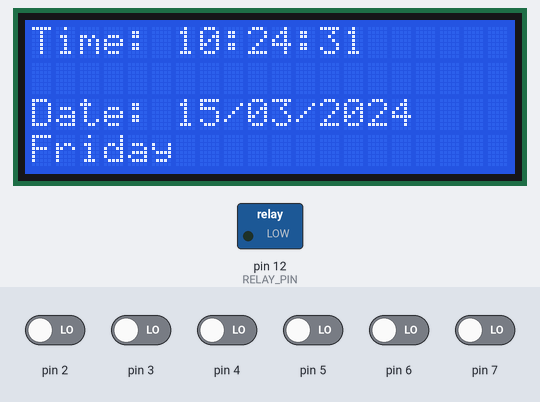
The sketch below on a simulated Arduino Uno, built with avr-gcc and run on an emulated ATmega328P. On the bench: 20×4 character LCD, switched loads named in the sketch (green lamp = pin HIGH). The inputs (shaded band) are chosen by the test bench; at power-on: pin 2–7 LOW. The local clock reads 2024-03-15 10:24:30 at power-on unless the sketch sets it.

Above: at 1.2 s.
1.3 s: pin 5 driven HIGH
At 3.8 s:
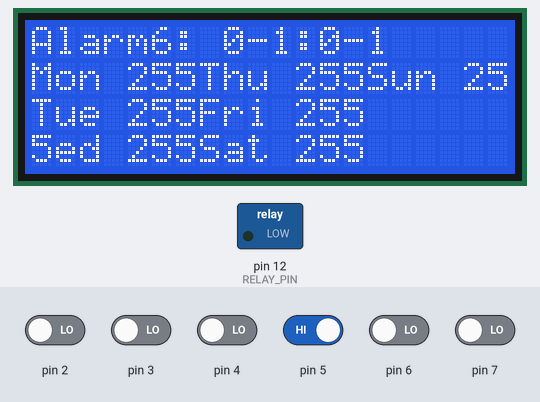
4.1 s: pin 6 driven HIGH
At 5.0 s:
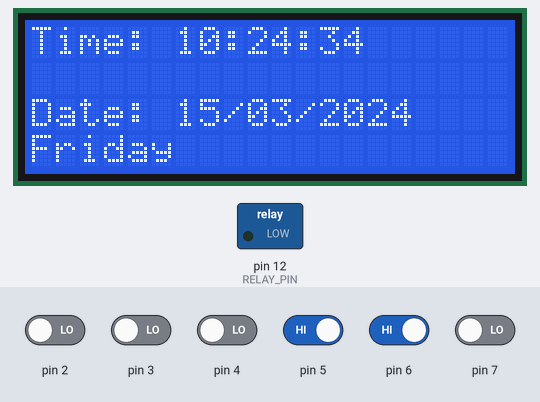
6.7 s: pin 7 driven HIGH
At 7.7 s:
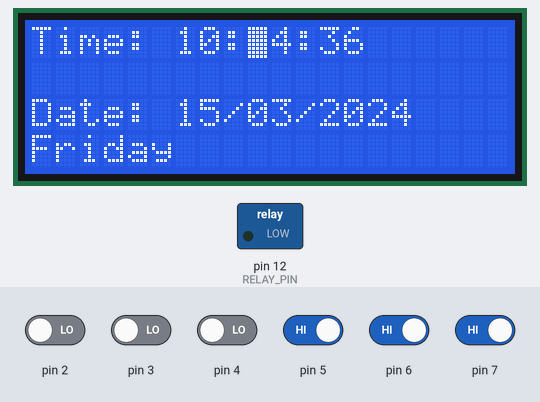
9.4 s: pin 5 driven LOW
At 9.87 s:
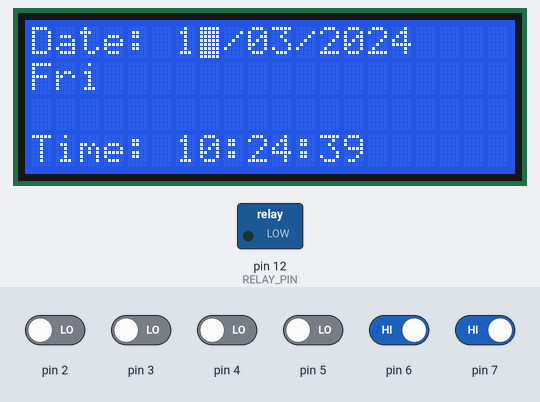
12.4 s: pin 2 driven HIGH
At 13.18 s:
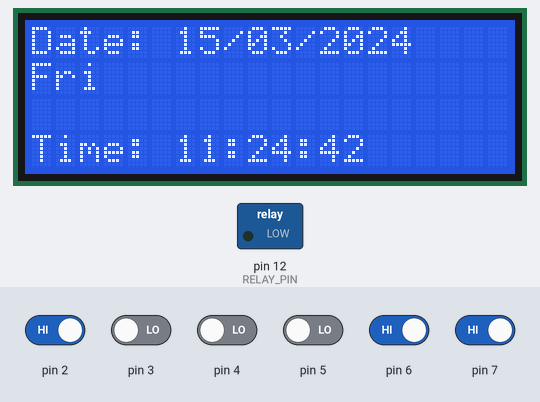
14.8 s: pin 3 driven HIGH
At 16.02 s:
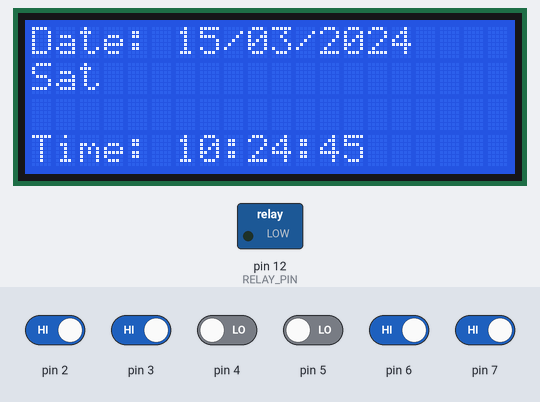

Measured:
- after the input at 1.3 s, the display: first changes after 0.29 s (image 1 shows a later state)
- after the input at 4.1 s, the display: changes after 0.29 s (image 2)
- after the input at 9.4 s, the display: first differs from a run without the input after 0.26 s (image 4)
- what the display in image 2 shows lasts 0.8 s, from 4.4 s to 5.2 s
- what the display in image 3 shows lasts 0.6 s, from 7.3 s to 7.9 s
- what the display in image 4 shows lasts 0.4 s, from 9.7 s to 10.1 s

The sketch:

AlarmTimer.ino
```cpp
/*
 * RTC and LCD are connected via i2c using pins A5(pin28) and A4(pin27) as
 * SCL and SDA respectively
 * PushButtons are on Arduino DigitalPins 2,3,4,5,6,7 i.e ATMEGA pins 4,5,6,11,12,13
 * LED is on Arduino digitalpin 12 or pin18 on ATMEGA
 * The LED is used to immitate a relay
 *
 *
 *
 *
 *
 *
 *
 *
 * NOTE: Manual Alarm will be made available by an interrupt.
 */

#include <Wire.h>
#include <LiquidCrystal_I2C.h>
#include <DS3231.h>
#include <EEPROM.h>


#define RELAY_PIN 12
#define LEFT      3
#define RIGHT     4
#define UP        2
#define DOWN      5
#define SELECT    7
#define BACK      6


#define NUM_ALARMS      6
#define NUM_PAGES      7

// Init the DS3231 using the hardware interface
DS3231  rtc(SDA, SCL);
LiquidCrystal_I2C lcd(0x27, 20, 4);

String alarmsMenu[] = {"Current Time", "Alarm1", "Alarm2", "Alarm3", "Alarm4", "Alarm5", "Alarm6"}; // First item is for current Time

int alarmsTime[NUM_ALARMS][2] = {0};   // {HH,MM}
bool daysConfig[NUM_ALARMS][7] = {0};  // all seven days initialise as off.


String daysLong[]  = {"Mon ", "Tue ", "Wed ", "Thur", "Fri ", "Sat ", "Sun "};

int currentPage = 0;
int prevPage = 0;
int horizontalPosition = 0;
int verticalPosition = 0;
int currentLevel = 0; // 0-scroll, 1-edit

String prevDate = "";

// Contro ringing
bool isRing = false;
int ringInterval = 2000; // 2s
int ringNumber = 3;  //ring 3 times
int lastActiveAlarmDate = 0;
int lastActiveAlarmMins = 0;
int lastActiveAlarmHour = 0;
int lastActiveAlarm = 0;
long long startAlarmTime = 0;
bool pauseAlarm = true;
int elapsedRings = 0;
int testDay = 0;


void setup()
{
  lcd.init();
  lcd.backlight();
  rtc.begin();
  pinMode(RELAY_PIN, OUTPUT);
  Serial.begin(9600);
  //Uncomment to initialize for first time, then re-appload
  //saveToEEPROM();


  //Read larms config from eeprom
  int eeAddress = 0;
  EEPROM.get(eeAddress, alarmsTime);
  eeAddress += sizeof(alarmsTime);
  EEPROM.get(eeAddress, daysConfig);
}

//////////////////////////////////   LOOP    ////////////////////////////////////////////////////////

void loop () {

    //Scrolling alarms and allow entering settings
    if(readButtonState(UP)){
      if(currentPage > 0)
        currentPage--;
    }

    if(readButtonState(DOWN)){
          if(currentPage < (NUM_PAGES-1))
            currentPage++;
    }

    if(readButtonState(SELECT)){
        if(currentPage == 0){  // Enter time and date settings
          settingTime();
        }
        else{
          settingAlarms();
        }
    }

    if(readButtonState(BACK)){
      currentPage = 0;
    }

    displayScreen();

    // Check for alarms
    Time now = rtc.getTime();
    int h = now.hour ;
    int m = now.min;
    int d = now.date;  // to help disable alarm
    int Month = now.mon;
    for(int i=0; i<NUM_ALARMS; i++){
       if(h==alarmsTime[i][0] && m==alarmsTime[i][1]){ // alarm time matches, proceed with other checks
          if(daysConfig[i][getDayIndex(rtc.getDOWStr())-1]==true){  // Match day
            /*
             *  int lastActiveAlarmDate = 0;
                int lastActiveAlarmHour = 0
                int lastActiveAlarm = 0;
            */
            if((lastActiveAlarmDate != d)||(lastActiveAlarmHour!=h)||(lastActiveAlarm!=i)||(lastActiveAlarmMins!=m)){  // alarms has not yet rang today
              Serial.println(F("Activated alarm"));
              isRing = true;
              lastActiveAlarmDate = d;  // Alarm done for today
              lastActiveAlarmHour = h;
              lastActiveAlarm =i;
              lastActiveAlarmMins = m;
              startAlarmTime = millis();
              pauseAlarm = false;
              Serial.print(F("Started"));
            }
          }
       }
    }

    if(isRing){
      if((millis() - startAlarmTime) > ringInterval){
        startAlarmTime = millis();  // reset interval
        if(!pauseAlarm)elapsedRings++;
        pauseAlarm = !pauseAlarm;
        if(elapsedRings >= ringNumber)
        {
          isRing = false;
          pauseAlarm = true;
          elapsedRings = 0;
        }
      }
    }

    if(!pauseAlarm){
      digitalWrite(RELAY_PIN, 1);
    }
    else{
      digitalWrite(RELAY_PIN, 0);
    }


}


///////////////////////////////////////////   END LOOP /////////////////////////////////////////////////


void displayTime(){
    Time now = rtc.getTime();
    int h = now.hour ;
    int m = now.min;
    int s = now.sec;
    int d = now.date;
    int Month = now.mon;
    int y = now.year;
    lcd.setCursor(0,0);
    showTime(h, m, s);
    if((prevDate != rtc.getDateStr())||(prevPage != currentPage)){
      lcd.setCursor(0,2);
      showDate(d, Month,y);
      lcd.setCursor(0,3);
      lcd.print(rtc.getDOWStr());
      prevDate = rtc.getDateStr();
    }

}


void displayScreen(){
  if(currentPage == 0){
    if(prevPage) lcd.clear();  // clear screen if you are from other pages
      displayTime();
  }
  else{
    if(!prevPage) lcd.clear();  // clear page each you are from home page. alot of data defers

    if(prevPage != currentPage){
      displayAlarmData();
    }
  }

  prevPage = currentPage;
}

bool readButtonState(int buttonPin){
  if(digitalRead(buttonPin)){
    delay(199); // tuned delay to avoid multiple run of button
    return true;
  }
  return false;
}

void displayAlarmData(){
  int alarmIndex = currentPage-1;
  lcd.setCursor(0,0);
  lcd.print(alarmsMenu[currentPage]);
  lcd.print(": "+prependZero(alarmsTime[alarmIndex][0])+":" + prependZero(alarmsTime[alarmIndex][1]));
  lcd.setCursor(0,1);
  lcd.print(F("Mon "));  lcd.print(daysConfig[alarmIndex][0]);
  lcd.setCursor(0,2);
  lcd.print(F("Tue "));  lcd.print(daysConfig[alarmIndex][1]);
  lcd.setCursor(0,3);
  lcd.print(F("Wed "));  lcd.print(daysConfig[alarmIndex][2]);
  // new column
  lcd.setCursor(7,1);
  lcd.print(F("Thu "));  lcd.print(daysConfig[alarmIndex][3]);
  lcd.setCursor(7,2);
  lcd.print(F("Fri "));  lcd.print(daysConfig[alarmIndex][4]);
  lcd.setCursor(7,3);
  lcd.print(F("Sat "));  lcd.print(daysConfig[alarmIndex][5]);
  //Last column
  lcd.setCursor(14,1);
  lcd.print(F("Sun "));  lcd.print(daysConfig[alarmIndex][6]);

}

String prependZero(int val){
  if (val < 10)
    return String("0")+String(val);

  return String(val);
}


void settingTime(){
    Time now = rtc.getTime();
    int h = now.hour ;
    int mins = now.min;
    int s = now.sec;
    int d = now.date;
    int mon = now.mon;
    int y = now.year;
    int dayOfWeekIndex = getDayIndex(rtc.getDOWStr());
    lcd.clear();
    lcd.setCursor(0,0);
    showDate(d, mon, y);
    lcd.setCursor(0,3);
    showTime(h, mins, s);
    lcd.setCursor(0,1);
    lcd.print(daysLong[dayOfWeekIndex-1]);
    lcd.setCursor(7,0);
    lcd.blink();
    bool settingMode = true;
    bool btnPressed = false;

    int setting = 1; // 1-day, 2-month, 3-year, 4-day of week 5-hour, 6-min, 7-seconds

    while(settingMode){
      // readbuttons to determine action
      bool left = readButtonState(LEFT);
      bool right = readButtonState(RIGHT);
      bool up = readButtonState(UP);
      bool down = readButtonState(DOWN);
      bool select = readButtonState(SELECT);
      bool back = readButtonState(BACK);

      if(back){  //cancel settings
        settingMode = false;
        prevPage = -1;   // enable refreshing screen
        currentPage = 0;
        lcd.noBlink();
      }

      if(select){  //select settings
        if(setting >4){  // already in time settings. Save settings and quit
          rtc.setDOW(dayOfWeekIndex);     // Set Day-of-Week to SUNDAY
          rtc.setTime(h, mins, s);     // Set the time to 12:00:00 (24hr format)
          rtc.setDate(d, mon, y);   // Set the date to January 1st, 2014

          settingMode = false;
          prevPage = -1;   // enable refreshing screen
          currentPage = 0;
          lcd.noBlink();
        }
        else {// jump from date setting to time setting
          setting = 5;
          btnPressed = true;
        }

      }

      if(left){
        if(setting > 1) // move backward
          setting--;
        btnPressed = true;
      }

      if(right){
        if(setting < 7) // move forward
          setting++;
        btnPressed = true;
      }

      if(up){   // Increment current value
        switch(setting){
          case 1:
            if((mon==1 || mon==3 || mon==5 || mon==7 || mon==8 || mon==10 || mon== 12)&& d < 31)  // months with 31 days
              d++;
            if((mon==4 || mon==6 || mon==9 || mon==11)&& d < 30)  // months with 30 days
              d++;
            if((mon==2) && d < 29){  // leap years are not considered. user must be careful when setting this
              d++;
            }
            break;
          case 2:
            if(mon<12)
              mon++;
            break;
          case 3:
            y++;
            break;
          case 4:
            if(dayOfWeekIndex < 7)
              dayOfWeekIndex++;
            break;
          case 5:
            h++;
            if(h==24) h=0; // reset to 0 after 23
            break;
          case 6:
            mins++;
            if(mins == 60)mins=0;
            break;
          case 7:
            s++;
            if(s == 60)s=0;
            break;
        }
        btnPressed = true;
      }

      if(down){   // Decrement current value
        switch(setting){
          case 1:
            if(d>1)d--;
            break;
          case 2:
            if(mon>1)mon--;
            break;
          case 3:
            if(y>1)y--;
            break;
          case 4:
            if(dayOfWeekIndex>1)dayOfWeekIndex--;
            break;
          case 5:
            if(h>0)h--;
            break;
          case 6:
            if(mins>0)mins--;
            break;
          case 7:
            if(s>0)s--;
            break;
        }
        btnPressed = true;
      }

      if(btnPressed){
        lcd.setCursor(0,0);
        showDate(d, mon, y);
        lcd.setCursor(0,3);
        showTime(h, mins, s);
        lcd.setCursor(7,0);
        switch(setting){
          case 1:
            lcd.setCursor(7,0);
            break;
          case 2:
            lcd.setCursor(10,0);
            break;
          case 3:
            lcd.setCursor(15,0);
            break;
          case 4:
            lcd.setCursor(0,1);
            lcd.print(daysLong[dayOfWeekIndex-1]);
            break;
          case 5:
            lcd.setCursor(7,3);
            break;
          case 6:
            lcd.setCursor(10,3);
            break;
          case 7:
            lcd.setCursor(13,3);
            break;

        }
        btnPressed = false;
      }
    }

}

void showDate(int d, int m, int y){
      lcd.print(F("Date: "));
      lcd.print(prependZero(d));
      lcd.print('/');
      lcd.print(prependZero(m));
      lcd.print('/');
      lcd.print(y);
}

void showTime(int h, int m, int s){
  lcd.print(F("Time: "));
    lcd.print(prependZero(h));
    lcd.print(':');
    lcd.print(prependZero(m));
    lcd.print(':');
    lcd.print(prependZero(s));
}

//String daysLong[]  = {"Monday", "Tuesday", "Wednesday", "Thursday", "Friday", "Saturday", "Sunday"};
int getDayIndex(String dayStr){
  if(dayStr == "Monday")
    return 1;
  if(dayStr == "Tuesday")
    return 2;
  if(dayStr == "Wednesday")
    return 3;
  if(dayStr == "Thursday")
    return 4;
  if(dayStr == "Friday")
    return 5;
  if(dayStr == "Saturday")
    return 6;
  if(dayStr == "Sunday")
    return 7;

}


void settingAlarms(){

  int alarmIndex = currentPage-1;

  bool settingMode = true;
  bool btnPressed = false;

  int setting = 1; // 1-hour, 2-min, 3-mon, 4-tue  5-wed, 6-thur, 7-fri, 8-sat, 9-san

  lcd.blink();
  lcd.setCursor(9,0);
  while(settingMode){
    // readbuttons to determine action
    bool left = readButtonState(LEFT);
    bool right = readButtonState(RIGHT);
    bool up = readButtonState(UP);
    bool down = readButtonState(DOWN);
    bool select = readButtonState(SELECT);
    bool back = readButtonState(BACK);

    if(back){
      prevPage++;
      lcd.noBlink();
      settingMode = false;
    }

    if(select){
      if(setting < 3){ // go set days
        setting = 3;
        btnPressed = true;
      }
      else{ //Already setting days, finish
        // Save data to EEPROM
        saveToEEPROM();
        prevPage++;
        lcd.noBlink();
        settingMode = false;
      }


    }

    if(up){
        switch(setting){
          case 1:
            alarmsTime[alarmIndex][0]++;
            if(alarmsTime[alarmIndex][0]==24) alarmsTime[alarmIndex][0]=0; // reset to 0 after 23
            break;
          case 2:
            alarmsTime[alarmIndex][1]++;
            if(alarmsTime[alarmIndex][1] == 60)alarmsTime[alarmIndex][1]=0;
            break;
          case 3:
            daysConfig[alarmIndex][0] = !daysConfig[alarmIndex][0]; // change values between 1 and 0
            break;
          case 4:
            daysConfig[alarmIndex][1] = !daysConfig[alarmIndex][1];
            break;
          case 5:
            daysConfig[alarmIndex][2] = !daysConfig[alarmIndex][2];
            break;
          case 6:
            daysConfig[alarmIndex][3] = !daysConfig[alarmIndex][3];
            break;
          case 7:
            daysConfig[alarmIndex][4] = !daysConfig[alarmIndex][4];
            break;
          case 8:
            daysConfig[alarmIndex][5] = !daysConfig[alarmIndex][5];
            break;
          case 9:
            daysConfig[alarmIndex][6] = !daysConfig[alarmIndex][6];
            break;
        }
        btnPressed = true;
    }

    if(down){
        switch(setting){
          case 1:
            if(alarmsTime[alarmIndex][0]>0)alarmsTime[alarmIndex][0]--;
            break;
          case 2:
            if(alarmsTime[alarmIndex][1]>0)alarmsTime[alarmIndex][1]--;
            break;
          case 3:
            daysConfig[alarmIndex][0] = !daysConfig[alarmIndex][0]; // change values between 1 and 0
            break;
          case 4:
            daysConfig[alarmIndex][1] = !daysConfig[alarmIndex][1];
            break;
          case 5:
            daysConfig[alarmIndex][2] = !daysConfig[alarmIndex][2];
            break;
          case 6:
            daysConfig[alarmIndex][3] = !daysConfig[alarmIndex][3];
            break;
          case 7:
            daysConfig[alarmIndex][4] = !daysConfig[alarmIndex][4];
            break;
          case 8:
            daysConfig[alarmIndex][5] = !daysConfig[alarmIndex][5];
            break;
          case 9:
            daysConfig[alarmIndex][6] = !daysConfig[alarmIndex][6];
            break;
        }
        btnPressed = true;
    }

    if(left){
       if(setting > 1) // move backward
          setting--;
          btnPressed = true;
     }

     if(right){
       if(setting < 9) // move forward
         setting++;
         btnPressed = true;
     }

    if(btnPressed){
        updateAlarmSettingScreen(alarmIndex,setting);
        switch(setting){
          case 1:
            lcd.setCursor(9,0);
            break;
          case 2:
            lcd.setCursor(12,0);
            break;
          case 3:
            lcd.setCursor(4,1);
            break;
          case 4:
            lcd.setCursor(4,2);
            break;
          case 5:
            lcd.setCursor(4,3);
            break;
          case 6:
            lcd.setCursor(11,1);
            break;
          case 7:
            lcd.setCursor(11,2);
            break;
          case 8:
            lcd.setCursor(11,3);
            break;
          case 9:
            lcd.setCursor(18,1);
            break;
        }
        btnPressed = false;
      }

  }

}

void updateAlarmSettingScreen(int alarmIndex, int setting){
  switch(setting){
          case 1:
          case 2:
            lcd.setCursor(8,0);
            lcd.print(prependZero(alarmsTime[alarmIndex][0])+":" + prependZero(alarmsTime[alarmIndex][1]));
            break;
          case 3:
            lcd.setCursor(4,1);
            lcd.print(daysConfig[alarmIndex][0]);
            break;
          case 4:
            lcd.setCursor(4,2);
            lcd.print(daysConfig[alarmIndex][1]);
            break;
          case 5:
            lcd.setCursor(4,3);
            lcd.print(daysConfig[alarmIndex][2]);
            break;
          case 6:
            lcd.setCursor(11,1);
            lcd.print(daysConfig[alarmIndex][3]);
            break;
          case 7:
            lcd.setCursor(11,2);
            lcd.print(daysConfig[alarmIndex][4]);
            break;
          case 8:
            lcd.setCursor(11,3);
            lcd.print(daysConfig[alarmIndex][5]);
            break;
          case 9:
            lcd.setCursor(18,1);
            lcd.print(daysConfig[alarmIndex][6]);
            break;
        }
}

void saveToEEPROM(){
  int eeAddress = 0;
  EEPROM.put(eeAddress, alarmsTime); // first stores the two element array of time and min
  eeAddress += sizeof(alarmsTime);
  EEPROM.put(eeAddress, daysConfig);
}
```
